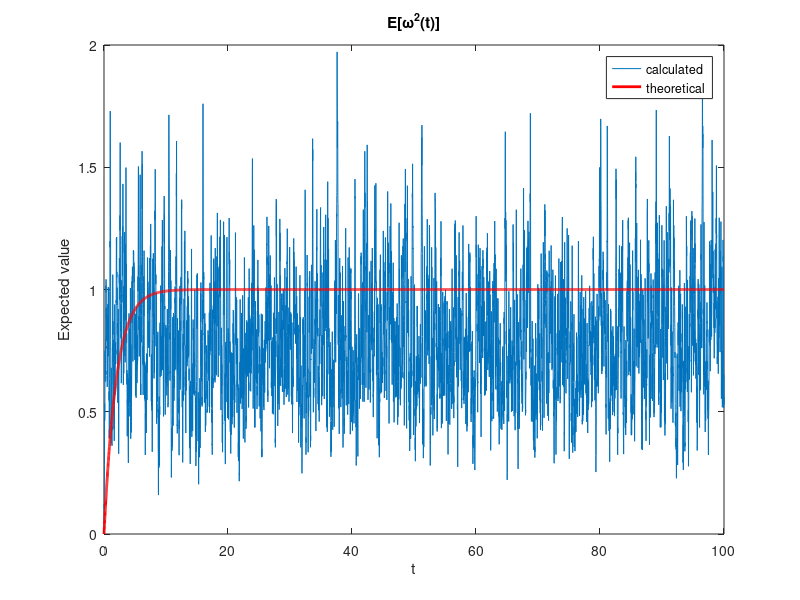

The MATLAB script that drew this image:
% first_order_white_noise.m

clc;
clear all;
close all;

% create linear system
a = 2*pi;
G = tf(.2,[1 a]);

% create Gaussian white noise input
dt = .01;
N = 10000;
t = linspace(0,(N-1)*dt,N);
for k = 1:20

u = randn(N,1)*2*pi*sqrt(2*pi/dt);

% plot S_uu
R_uu = xcorr(u,'unbiased');
S_uu = fftshift(fft(R_uu));
% Eu2 = R_uu(N)
% Eu2a = mean(u.^2)
% Eu2b = mean(abs(S_uu)) 
% w = linspace(-pi/dt,pi/dt,2*N-1);
% ind = w > 0;

% figure;
% semilogx(w(ind),20*log10(abs(S_uu(ind))));
% ylabel('S_{uu}(\omega)');
% xlabel('\omega, rad/s');

% simulate system with input u, plot input vs. output
y = lsim(G,u,t);

Ey2a(:, k) = y.^2; 
    
end
figure
Ey2_mean = mean(Ey2a');
plot(t, Ey2_mean)
theory = 1 - exp(-4/25*pi*t);
hold on
plot(t, theory, 'r', 'LineWidth', 2)

mean(S_uu)
title('E[\omega^2(t)]')
xlabel('t')
ylabel('Expected value')
legend('calculated', 'theoretical')
